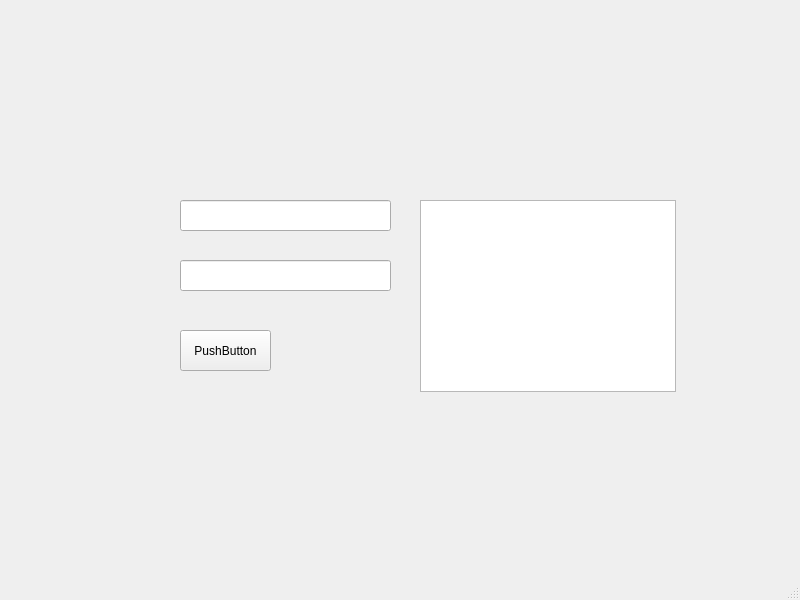
<?xml version="1.0" encoding="UTF-8"?>
<ui version="4.0">
 <class>MyWindow</class>
 <widget class="QMainWindow" name="MyWindow">
  <property name="geometry">
   <rect>
    <x>0</x>
    <y>0</y>
    <width>800</width>
    <height>600</height>
   </rect>
  </property>
  <property name="windowTitle">
   <string>MainWindow</string>
  </property>
  <widget class="QWidget" name="centralwidget">
   <widget class="QLineEdit" name="username">
    <property name="geometry">
     <rect>
      <x>180</x>
      <y>200</y>
      <width>211</width>
      <height>31</height>
     </rect>
    </property>
   </widget>
   <widget class="QLineEdit" name="password">
    <property name="geometry">
     <rect>
      <x>180</x>
      <y>260</y>
      <width>211</width>
      <height>31</height>
     </rect>
    </property>
    <property name="echoMode">
     <enum>QLineEdit::Password</enum>
    </property>
   </widget>
   <widget class="QPushButton" name="commit">
    <property name="geometry">
     <rect>
      <x>180</x>
      <y>330</y>
      <width>91</width>
      <height>41</height>
     </rect>
    </property>
    <property name="text">
     <string>PushButton</string>
    </property>
   </widget>
   <widget class="QTextBrowser" name="textBrowser">
    <property name="geometry">
     <rect>
      <x>420</x>
      <y>200</y>
      <width>256</width>
      <height>192</height>
     </rect>
    </property>
   </widget>
  </widget>
  <widget class="QMenuBar" name="menubar">
   <property name="geometry">
    <rect>
     <x>0</x>
     <y>0</y>
     <width>800</width>
     <height>22</height>
    </rect>
   </property>
  </widget>
  <widget class="QStatusBar" name="statusbar"/>
 </widget>
 <resources/>
 <connections/>
</ui>
